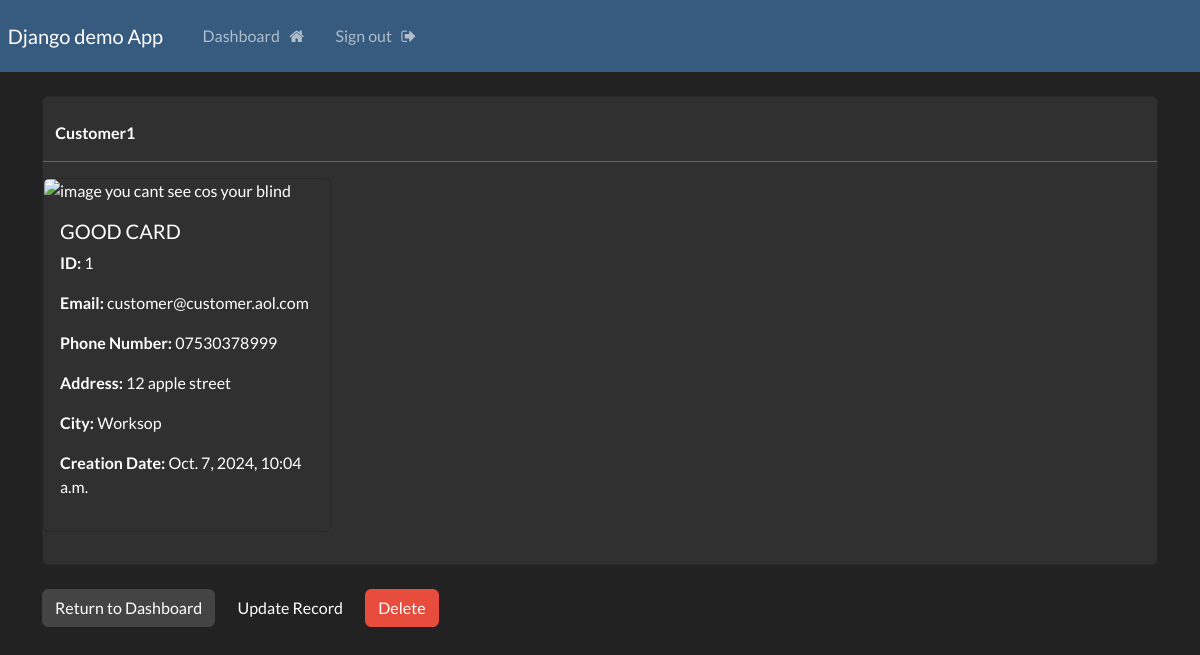
The page /record/1 (signed in) on the database its author committed.
### website/models.py (models this page shows, shortened)
class Record(models.Model):
    creation_data = models.DateTimeField(auto_now_add = True)
    first_name = models.CharField(max_length = 100)
    last_name = models.CharField(max_length = 100)
    email = models.CharField(max_length = 255)
    phone = models.CharField(max_length = 20)
    address = models.CharField(max_length = 255)
    city = models.CharField(max_length = 255)

### website/views.py (the view)
# urls.py: path('record/<int:pk>', views.singular_record, name="record"),
@login_required(login_url='my-login')
def singular_record(request, pk):
    one_record = Record.objects.get(id=pk)
    context = {'record':one_record}
    return render(request, 'website/view-record.html', context=context)

### website/templates/website/view-record.html (shortened to what this page needs)
{% extends 'website/base.html' %}
{% block content %}
    <div class="card">
        <strong>
            <br>
            {{record.first_name}}
        </strong>
        <hr>
        <div class="card" style="width: 18rem;">
            <img class="card-img-top" src="..." alt="image you cant see cos your blind">
            <div class="card-body">
              <h5 class="card-title">GOOD CARD</h5>
              <p> <strong> ID: </strong> {{record.id}} </p>
            <p> <strong> Email: </strong> {{record.email}} </p>
            <p> <strong> Phone Number: </strong> {{record.phone}} </p>
            <p> <strong> Address: </strong> {{record.address}} </p>
            <p> <strong> City: </strong> {{record.city}} </p>
            <p> <strong> Creation Date: </strong> {{record.creation_data}} </p>
            </div>
          </div>
        <div class="card-body">
        </div>
    </div>
    <br>
    <a href="{% url 'dashboard' %}" class="btn btn-secondary"> Return to Dashboard </a>
    <a href="{% url 'update-record' record.id %}" class=btn btn-info> Update Record </a>
    <a href="{% url '' %}"class="btn btn-danger"> Delete </a>
{% endblock %}

### rows shown on the page
Record: first_name "Customer1", id "1", email "customer@customer.aol.com", phone "07530378999", address "12 apple street", city "Worksop", creation_data "Oct. 7, 2024, 10:04 a.m."
